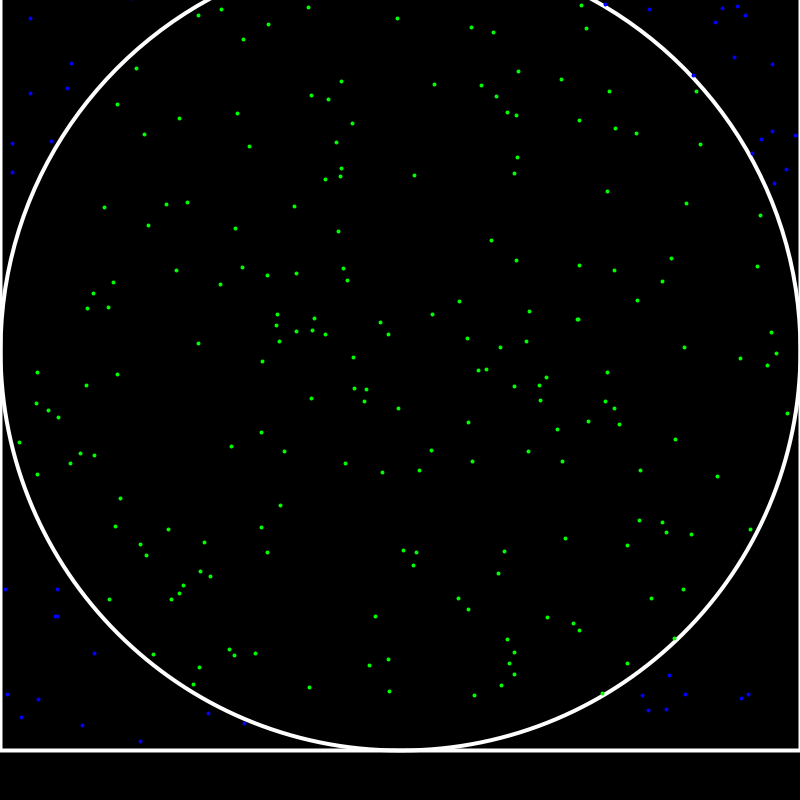
Frame 1 (no input)
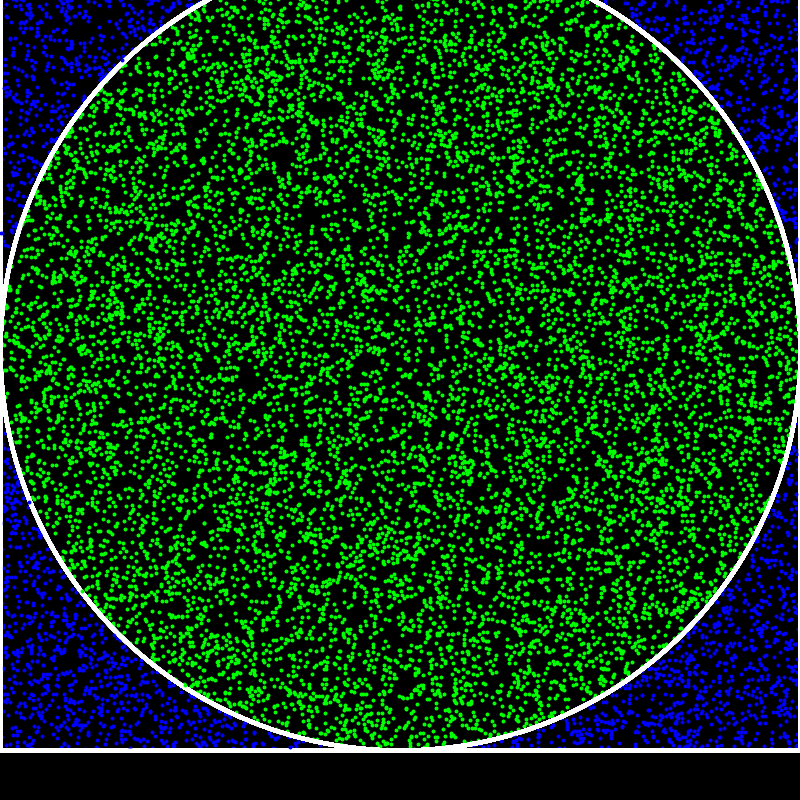
Frame 60 (the mouse pressed at the canvas centre just before this capture)
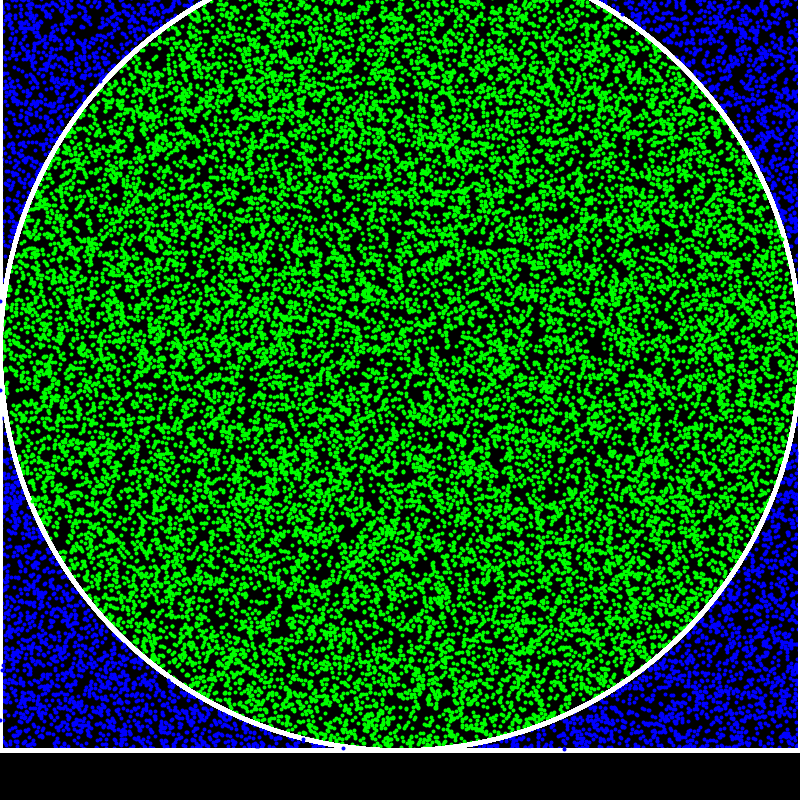
Frame 120 (the mouse held since frame 60 and released just before this capture)

The Processing sketch that drew these frames (run headless with seeded random() and noise(); from frame 60 on, the mouse is pressed at the canvas centre):

// Processing sketch: PI_Visualization
// ── PI_Visualization.pde
PVector center;
int circDots;
int otherDots;
float R;

void setup() {
  size(800, 800);
  rectMode(CENTER);
  center = new PVector();
  R = 800;
  background(0);
}

void draw() {
  circDots = 0;
  otherDots = 0;
  translate(width/2, (height-100)/2);
  stroke(255);
  noFill();
  strokeWeight(4);
  rect(0, 0, R, R);
  ellipse(0, 0, R, R);

  for (int i = 0; i < 250; i++) {
    float x = random(-R/2, R/2);
    float y = random(-R/2, R/2);
    PVector p = new PVector(x, y);
    if (p.dist(center) > R/2) {
      stroke(0, 0, 255);
      otherDots++;
    } else {
      stroke(0, 255, 0);
      circDots++;
    }
    point(p.x, p.y);
  }

  float pi = 4 * (float)circDots / (otherDots + circDots);
  println("PI = " + nf(pi, 1, 10));
}
